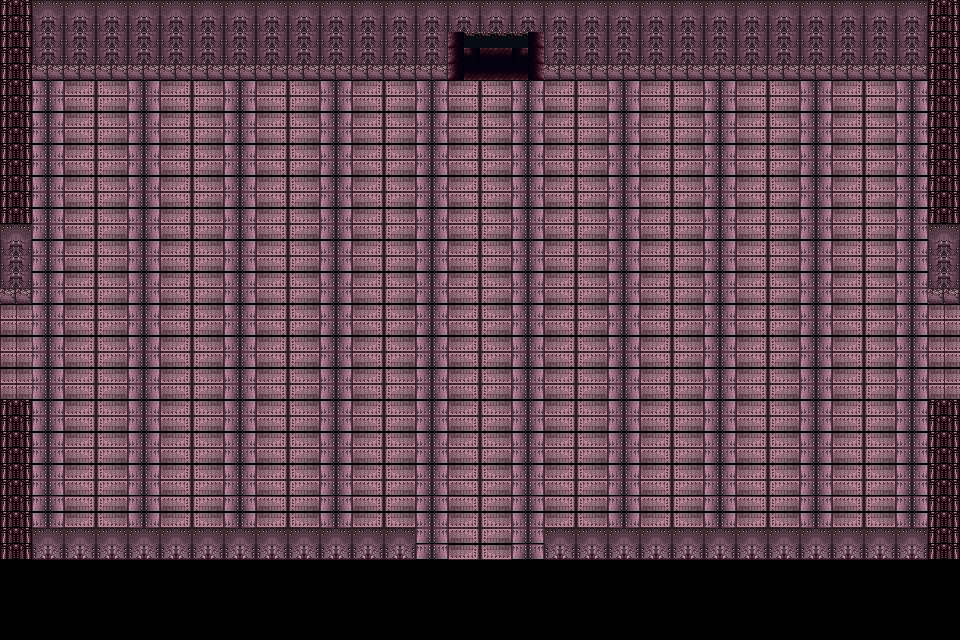

Below is a game level as drawn by its tile map, then a one-line description and the .tmx that defines it (tile-layer data replaced by summaries):
An orthogonal 60x40 tile map with 16x16 px tiles, 1 tile layer (Tile Layer 1).

<map version="1.0" orientation="orthogonal" renderorder="right-down" width="60" height="40" tilewidth="16" tileheight="16" nextobjectid="1">
 <tileset firstgid="1" name="SNES - Super Metroid - Background Tiles" tilewidth="16" tileheight="16" spacing="1" margin="1">
  <image source="SNES - Super Metroid - Background Tiles.png" trans="ff00ff" width="950" height="950" />
 </tileset>
 <layer name="Tile Layer 1" width="60" height="40">
  <data>[2400 cells, 2100 non-empty, 28 distinct tile ids]</data>
 </layer>
</map>
